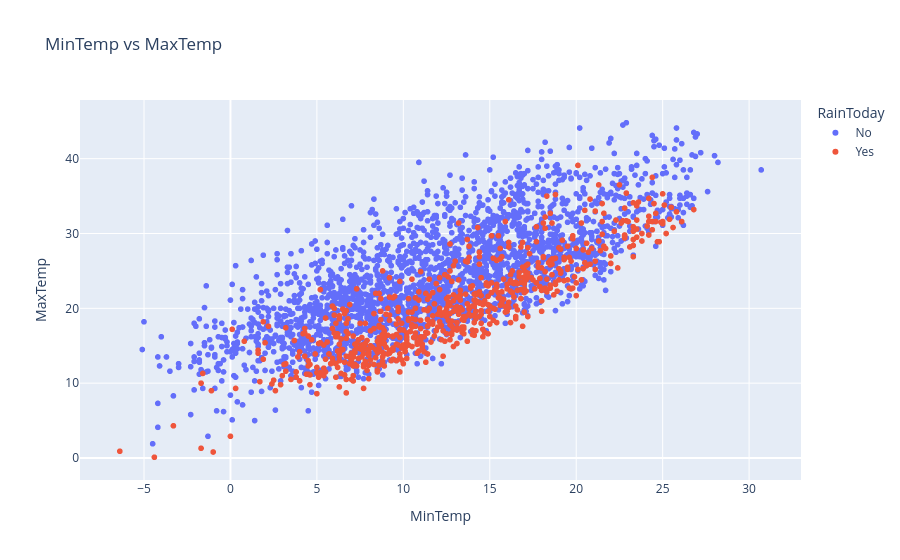

The cell this chart's notebook holds for it:
### Code cell
px.scatter(raw_df.sample(3000), title='MinTemp vs MaxTemp', x='MinTemp', y='MaxTemp', color='RainToday')

### Figure 1 — Plotly figure (JSON) as saved in the notebook; plotly's stock layout.template omitted (floating-point values rounded to 4 significant figures; data arrays with more than 128 entries replaced by an {"elided": "..."} marker saying what was removed)
{"data": [{"hovertemplate": "RainToday=No<br>MinTemp=%{x}<br>MaxTemp=%{y}<extra></extra>", "legendgroup": "No", "marker": {"color": "#636efa", "symbol": "circle"}, "mode": "markers", "name": "No", "showlegend": true, "type": "scattergl", "x": {"elided": "2316 float values"}, "xaxis": "x", "y": {"elided": "2316 float values"}, "yaxis": "y"}, {"hovertemplate": "RainToday=Yes<br>MinTemp=%{x}<br>MaxTemp=%{y}<extra></extra>", "legendgroup": "Yes", "marker": {"color": "#EF553B", "symbol": "circle"}, "mode": "markers", "name": "Yes", "showlegend": true, "type": "scattergl", "x": {"elided": "684 float values"}, "xaxis": "x", "y": {"elided": "684 float values"}, "yaxis": "y"}], "layout": {"legend": {"title": {"text": "RainToday"}, "tracegroupgap": 0}, "title": {"text": "MinTemp vs MaxTemp"}, "xaxis": {"anchor": "y", "domain": [0, 1], "title": {"text": "MinTemp"}}, "yaxis": {"anchor": "x", "domain": [0, 1], "title": {"text": "MaxTemp"}}}}
